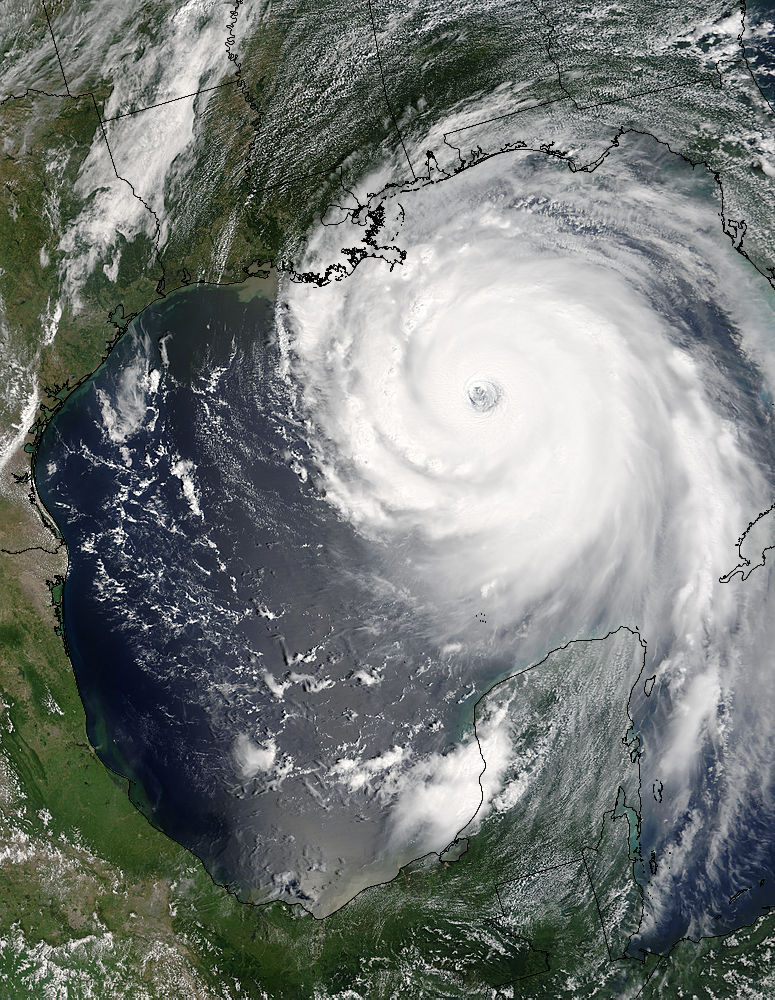
#> input picture assets/img/hurricane-katrina-1.jpg, 775 x 1000 px; its folder holds only this picture in this run
$ python rgb-transformation.py
#> lines starting #> are read from the running program, lines starting #| are printed output that depends on the picture
#!/usr/bin/env python

# rgb-transformation.py
#
# Copyright(c) Exequiel Ceasar Navarrete <esnavarrete1@up.edu.ph>
# Licensed under MIT
# Version 1.0.2

import os
import cv2
import sys
import glob
import numpy as np
from shutil import rmtree

def rgb_color_transformation():
  image_dir_path = os.path.join(os.getcwd(), "assets/img")
  out_path = os.path.join(os.getcwd(), "out/rgb-color-transformation")
  ext = "jpg"

  # find all images in the directory
  images = glob.glob(f"{image_dir_path}/*.{ext}")

  # exit immediately when there are no images present on the folder
  num_images = len(images)
  if num_images == 0:
    print(f"No images present on the directory: {image_dir_path}")
    sys.exit(1)

  print(f"Reading all images from the directory: {image_dir_path}")
  print(f"Output will be saved in: {out_path}")

  # delete the folder to make sure we are create new files
  if os.path.exists(out_path):
    rmtree(out_path)

  # create the output folder if not exists
  if not os.path.exists(out_path):
    os.makedirs(out_path)

  a = 255
  b = (2 * np.pi) / 255
  c= np.pi / 5

  # create empty numpy array needed by the lookup tables
  reds = np.array([])
  greens = np.array([])
  blues = np.array([])

  # pre-compute and assign computed values in the lookup table for each channel
  for i in np.arange(0, 256):
    bx = b * i

    # perform transformation on the r channel: R = a | sin(bx) |
    red = a * np.absolute(np.sin(bx))

    # perform transformation on the g channel: G = a | sin(bx + c) |
    green = a * np.absolute(np.sin(bx + c))

    # perform transformation on the b channel: B = a | sin(bx + 2c) |
    blue = a * np.absolute(np.sin(bx + (2 * c)))

    # append to the numpy array
    reds = np.append(reds, [red])
    greens = np.append(greens, [green])
    blues = np.append(blues, [blue])

  # iterate all found images and colorize them then write to the filesystem
  for image in images:
    basename = os.path.basename(image)
    filename, _ = os.path.splitext(basename)

    # read image in grayscale
    image = cv2.imread(image, cv2.IMREAD_GRAYSCALE)
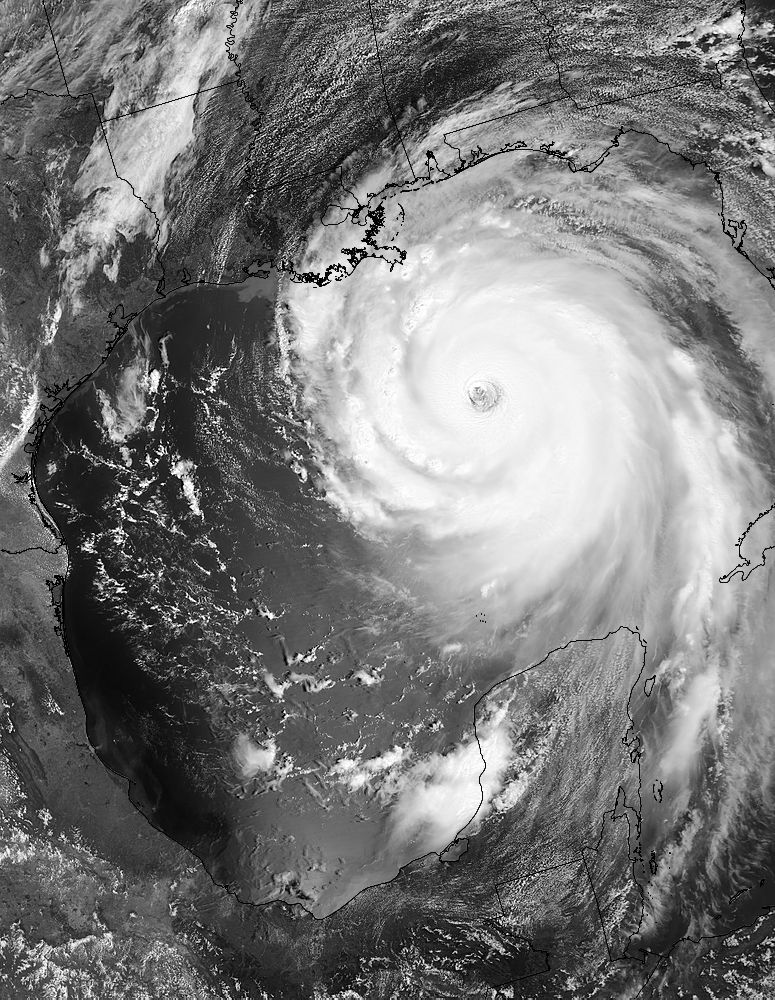
#> image: shape (1000, 775); min 0, max 255, mean 119.6

    # apply lookup table each matrix: red, green and blue
    r_channel = cv2.LUT(image.copy(), reds)
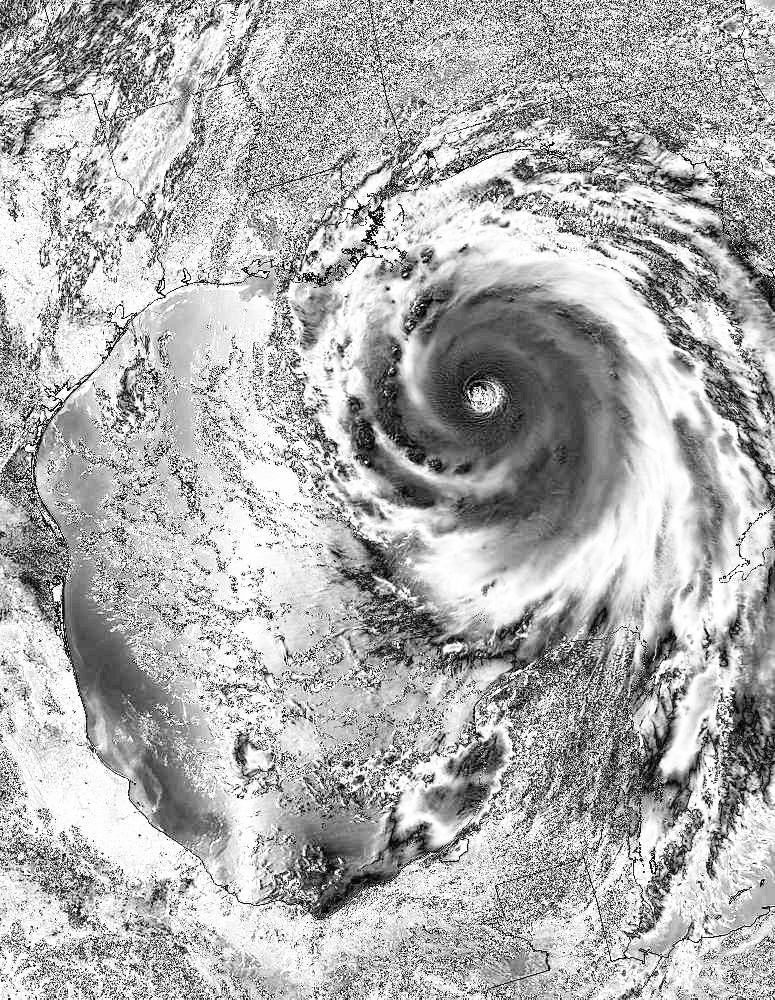
#> r_channel: shape (1000, 775) float64; min 0, max 255, mean 174.8
    g_channel = cv2.LUT(image.copy(), greens)
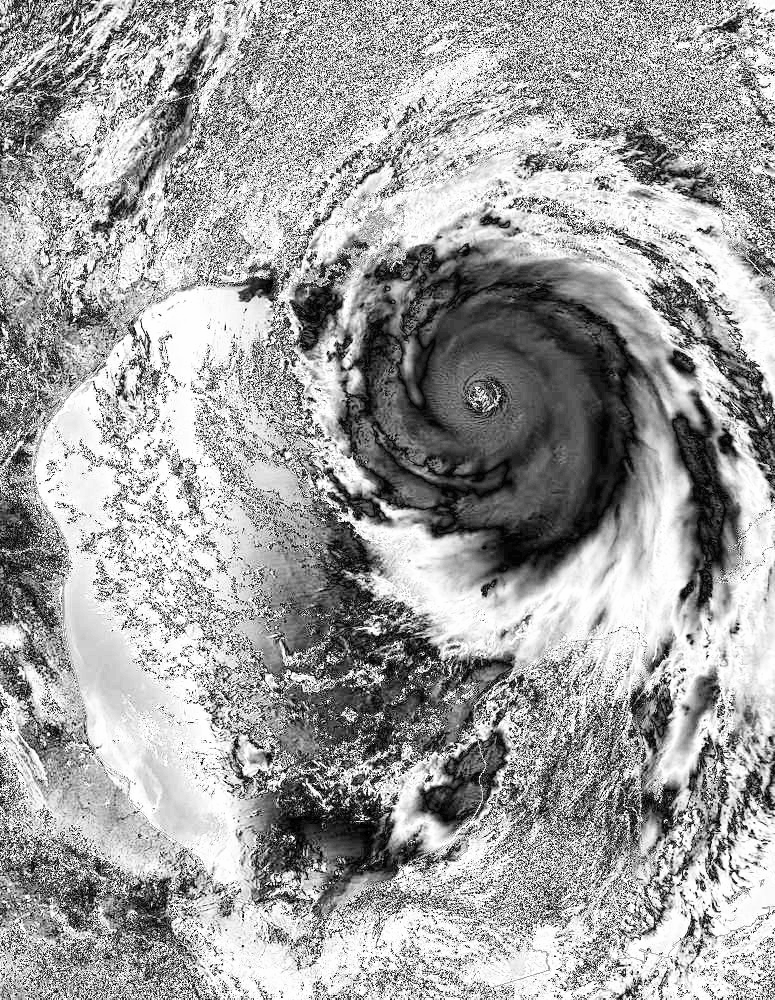
#> g_channel: shape (1000, 775) float64; min 3.12e-14, max 255, mean 161.6
    b_channel = cv2.LUT(image.copy(), blues)
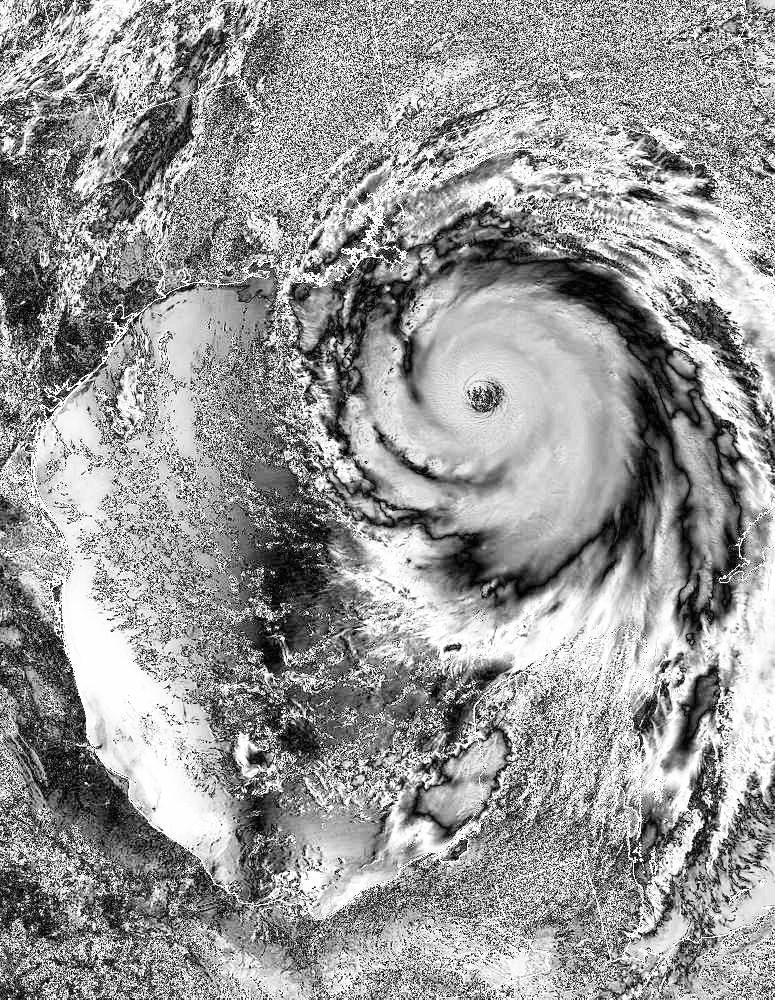
#> b_channel: shape (1000, 775) float64; min 6.25e-14, max 255, mean 152.8

    # merge the channels
    colored = cv2.merge([
      b_channel,
      g_channel,
      r_channel
    ])
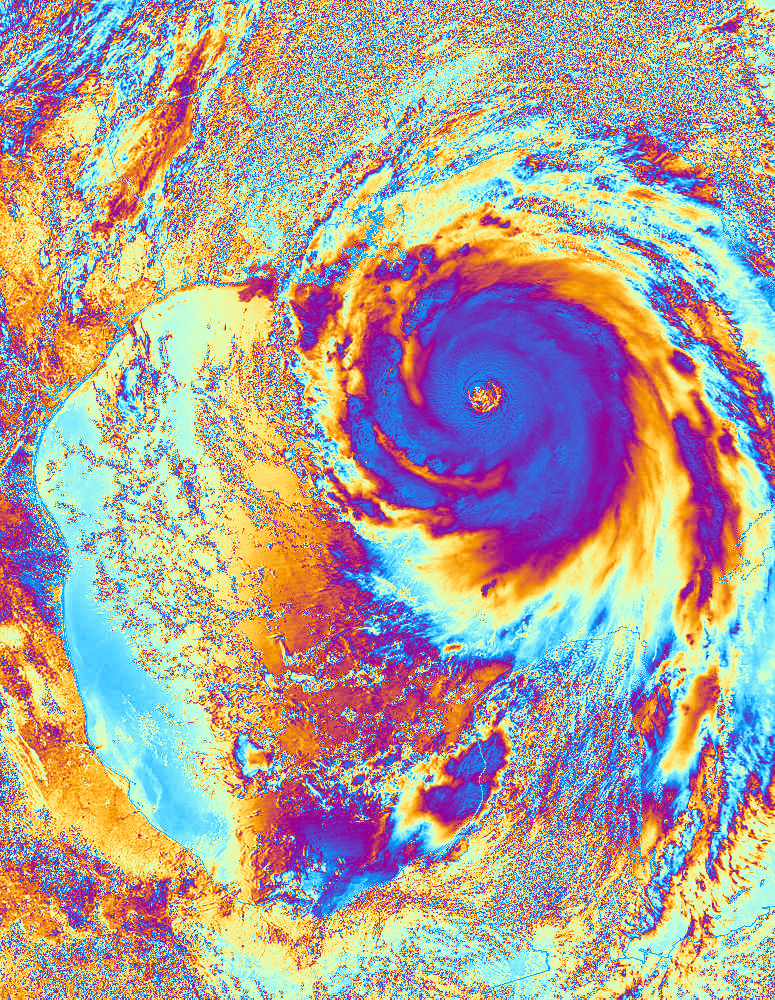
#> colored: shape (1000, 775, 3) float64; mean of channels 0, 1, 2 152.8, 161.6, 174.8; drawn as B, G, R

    # write to the filesystem
    cv2.imwrite(f"{out_path}/{filename}.jpg", colored)

  print("Done processing images.")

# execute the main function
if __name__ == "__main__":
  rgb_color_transformation()

$ run again, on assets/img/hurricane-katrina-2.jpg
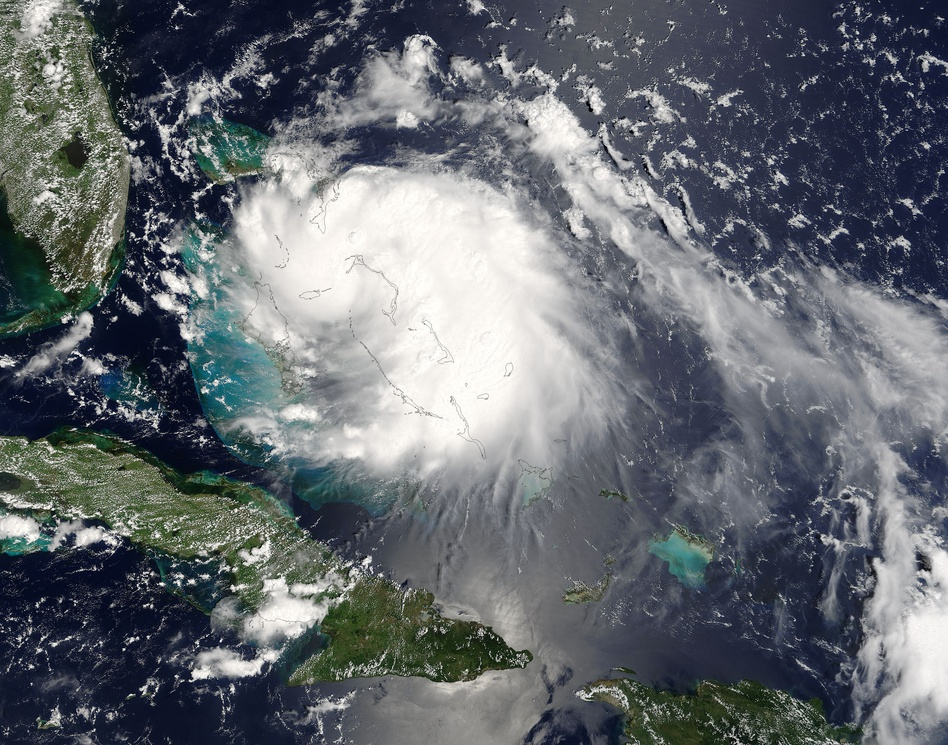
#> input picture assets/img/hurricane-katrina-2.jpg, 948 x 745 px, shrunk from 2800 x 2200 before the run
#> in rgb_color_transformation, `b_channel = cv2.LUT(image.copy(), blues)`:
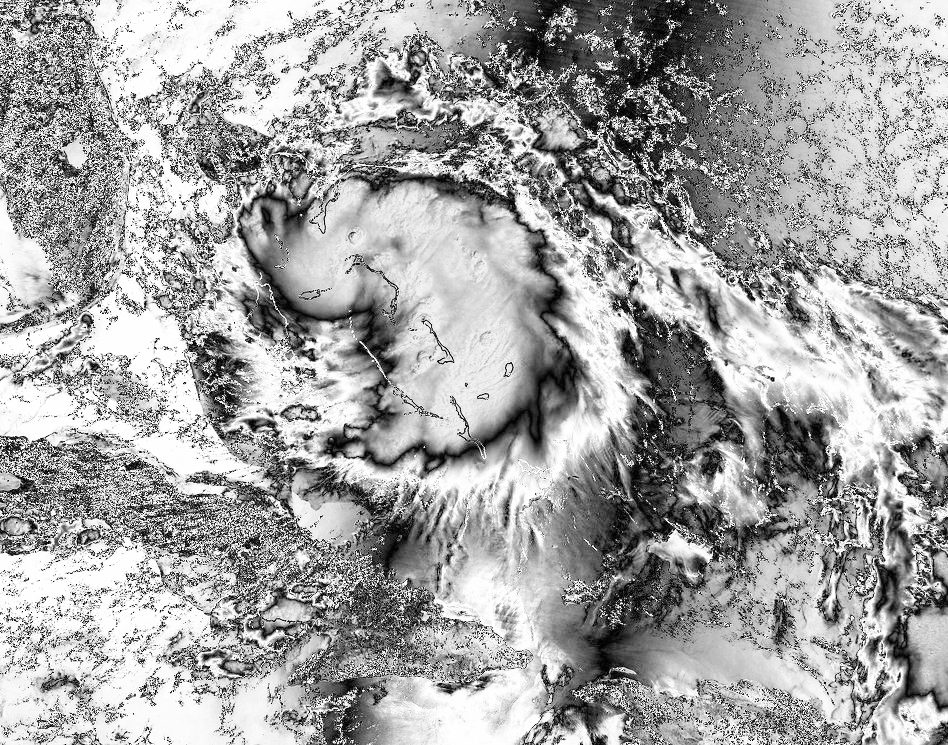
#> b_channel: shape (745, 948) float64; min 6.25e-14, max 255, mean 163.7
#> in rgb_color_transformation, `colored = cv2.merge([ b_channel, g_channel, r_channel ])`:
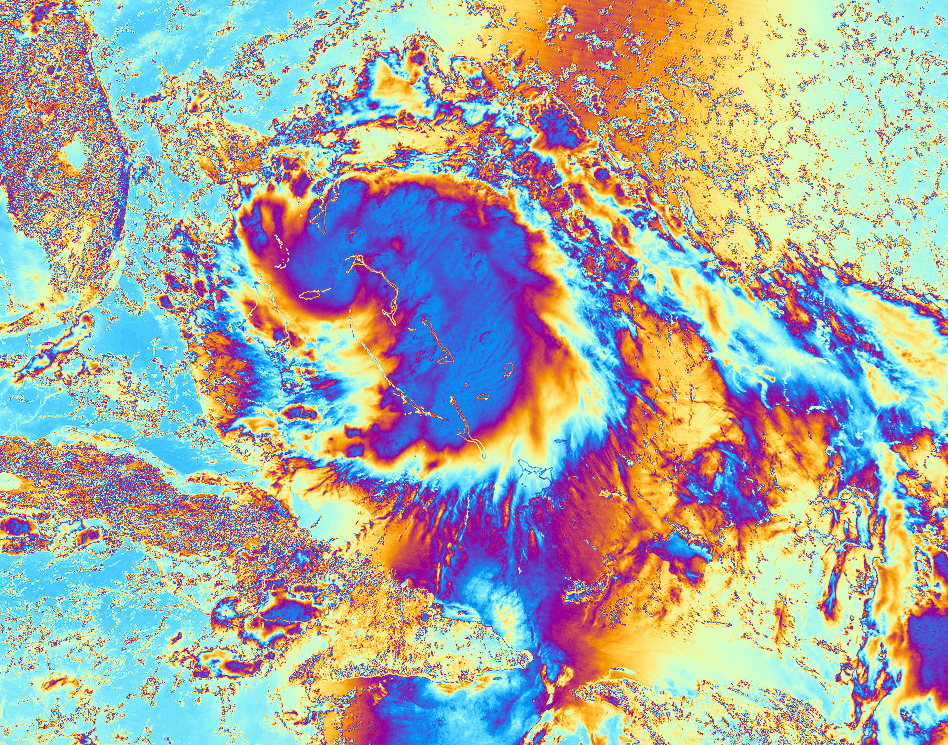
#> colored: shape (745, 948, 3) float64; mean of channels 0, 1, 2 163.7, 171.4, 169.9; drawn as B, G, R

$ run again, on assets/img/satellite-map.jpg
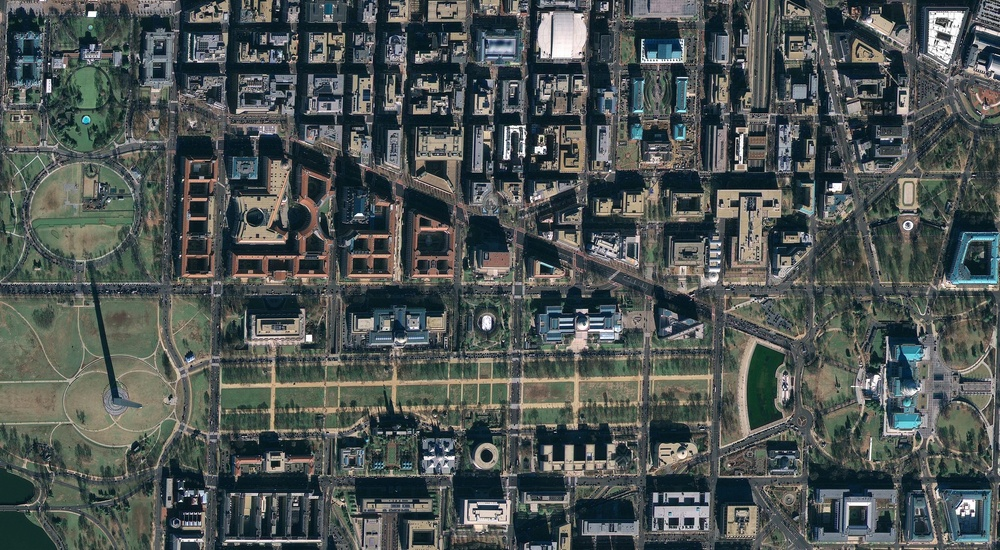
#> input picture assets/img/satellite-map.jpg, 1000 x 550 px, shrunk from 2120 x 1167 before the run
#> in rgb_color_transformation, `b_channel = cv2.LUT(image.copy(), blues)`:
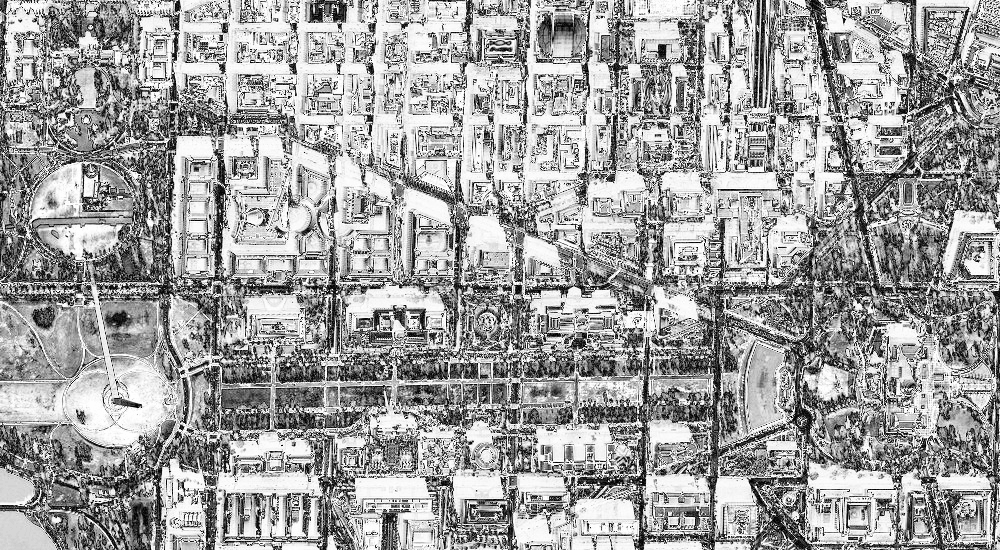
#> b_channel: shape (550, 1000) float64; min 6.25e-14, max 255, mean 160.5
#> in rgb_color_transformation, `colored = cv2.merge([ b_channel, g_channel, r_channel ])`:
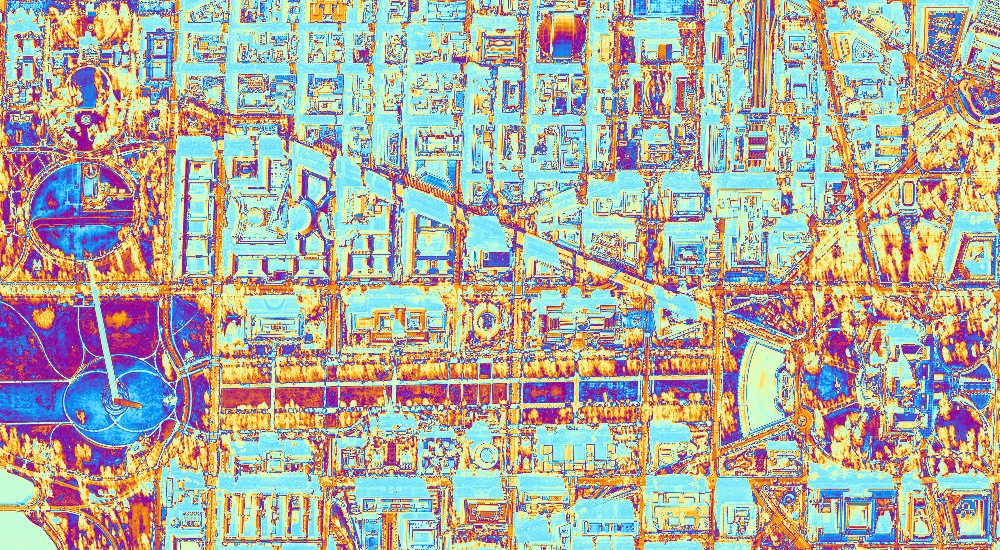
#> colored: shape (550, 1000, 3) float64; mean of channels 0, 1, 2 160.5, 171.8, 174.8; drawn as B, G, R
